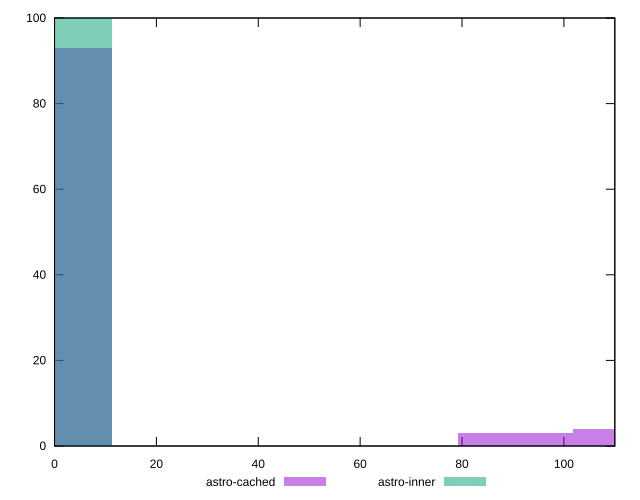

The gnuplot source for this figure:
reset

$astroCached <<EOF
0 93
90.52482047186884 3
113.15602558983605 4
EOF

$astroInner <<EOF
0 100
EOF

set key outside below
set boxwidth 22.63120511796721
set xrange [0:110]
set yrange [0:100]
set trange [0:100]
set style fill transparent solid 0.5 noborder
set terminal svg size 640, 500 enhanced background rgb 'white'
set output "reports/report_00033_2021-03-01T14-23-16.841Z/uses-http2/comparison/histogram/1_vs_2.svg"

plot $astroCached title "astro-cached" with boxes, \
     $astroInner title "astro-inner" with boxes

reset
